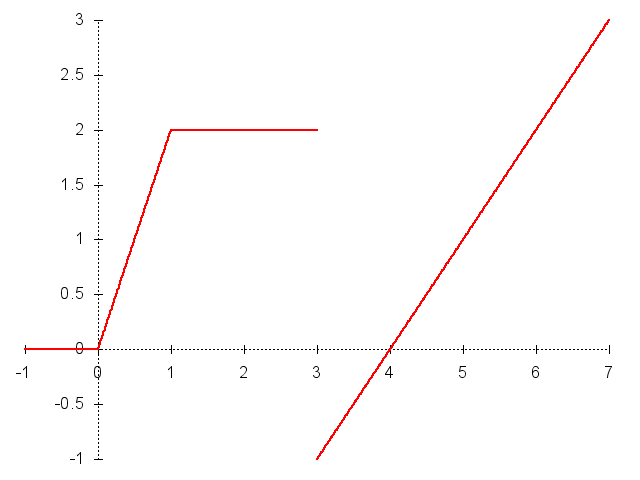

Write the gnuplot code that produced this figure.
set terminal png font 'Arial,13'
set output 'derivata_funzione_def_tratti.png'

f_1(x) = 2*x
f_2(x) = 2
f_3(x) = x - 4

set xzeroaxis
set xtics axis
set xrange[-1:7]

set yzeroaxis
set ytics axis
set yrange [-1:3]

set border 0

set sample 1000

plot	x <= 0 ? 0 : 1/0 notitle lt rgb "red" lw 2,\
		x >= 0 && x <= 1 ? f_1(x) : 1/0 notitle lt rgb "red" lw 2,\
		x > 1 && x <= 3 ? f_2(x) : 1/0 notitle lt rgb "red" lw 2,\
		x >= 3 && x <= 7 ? f_3(x) : 1/0 notitle lt rgb "red" lw 2
